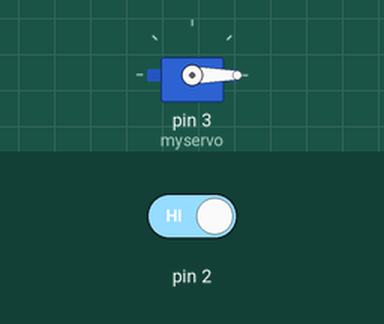
The sketch below on a simulated Arduino Uno, built with avr-gcc and run on an emulated ATmega328P. Parts: servo. The test bench sets the inputs (shaded band); at power-on: pin 2 HIGH.

Above: at 1.2 s.
1.3 s: pin 2 driven LOW
At 2.5 s:
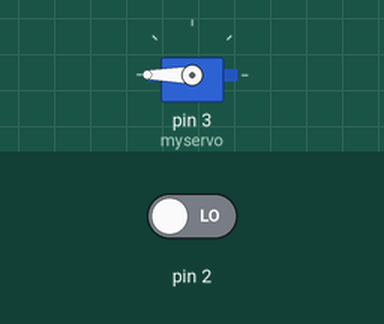
2.8 s: pin 2 driven HIGH
At 3.7 s:
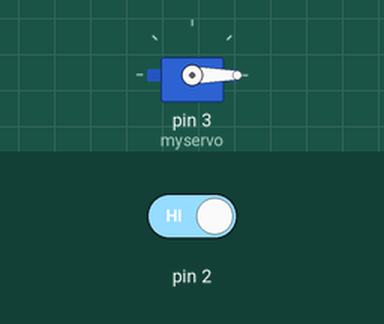
Timing chart, 0 to 5.8 s (numbered marks = the images above; inputs shaded):
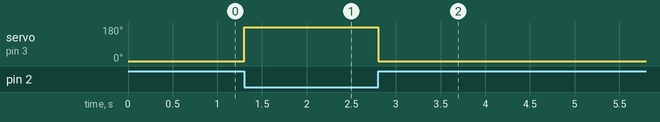

Measured:
- after the input at 1.3 s, servo on pin 3 (myservo): 0° → 180° at once
- after the input at 2.8 s, servo on pin 3 (myservo): 180° → 0° at once

The sketch:

Archive_Tempatsampah.ino
```cpp
#include <Servo.h>
Servo myservo;
void setup() {
  myservo.attach(3);
}

void loop() {
  if(digitalRead(2) == LOW){
  myservo.write(180);
  }

  else{
  myservo.write(0);
  }
  delay(100);
}
```
